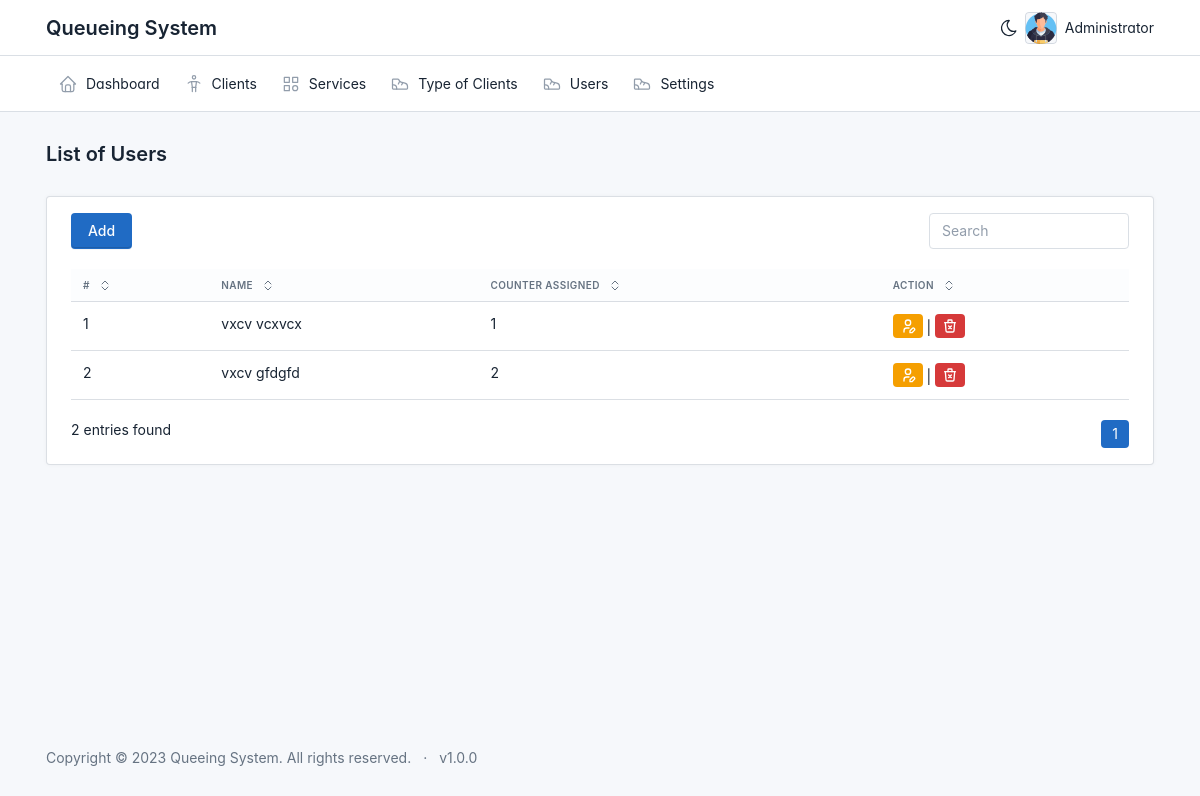
The page /admin/users.php (signed in) on the database its author committed.
### tables this page shows
CREATE TABLE IF NOT EXISTS `personnels` (
  `user_id` int NOT NULL AUTO_INCREMENT,
  `first_name` varchar(100) NOT NULL,
  `last_name` varchar(100) NOT NULL,
  `username` varchar(100) NOT NULL,
  `password` varchar(100) NOT NULL,
  `counter` int NOT NULL,
  PRIMARY KEY (`user_id`)
);

### admin/users.php (the view, shortened to what this page needs)
<?php
include '../drivers/connection.php';
?>
<!DOCTYPE html>
<html lang="en">
<?php include '../static/nav/head.php' ?>
<body>
  <div class="page">
    <?php include '../static/nav/topbar.php' ?>
    <?php include '../static/nav/navbar.php' ?>
    <div class="page-wrapper">
      <div class="page-header d-print-none">
        <div class="container-xl">
          <div class="row g-2 align-items-center">
            <div class="col">
              <h2 class="page-title">List of Users</h2>
            </div>
          </div>
        </div>
      </div>
      <div class="page-body">
        <div class="container-xl">
          <div class="card">
            <div class="card-body">
              <div id="listjs">
                <div class="d-flex align-items-center justify-content-between">
                  <button type="button" class="btn btn-primary add">Add</button>
                  <div class="flex-shrink-0">
                    <input class="form-control listjs-search" id="search-input" placeholder="Search" style="max-width: 200px;" />
                  </div>
                </div>
                <br>
                <div id="table-default" class="table-responsive">
                  <table class="table" id="tables">
                    <thead>
                      <tr>
                        <th>
                          <button class="table-sort" data-sort="sort-id">
                            #
                          </button>
                        </th>
                        <th>
                          <button class="table-sort" data-sort="sort-name">
                            Name
                          </button>
                        </th>
                        <th>
                          <button class="table-sort" data-sort="sort-dob">
                            Counter Assigned
                          </button>
                        </th>
                        <th>
                          <button class="table-sort">
                            Action
                          </button>
                        </th>
                      </tr>
                    </thead>
                    <tbody class="table-tbody">
                      <?php
                      $sql = "SELECT
                              CONCAT(last_name, ' ', first_name) AS fname,
                              counter,
                              user_id
                          FROM
                              personnels
                          ORDER BY
                              counter ASC";
                      $rs = $conn->query($sql);
                      $i = 1;
                      foreach ($rs as $rows) { ?>
                        <tr>
                          <td><?php echo $i++; ?></td>
                          <td><?php echo $rows['fname'] ?></td>
                          <td>
                            <?php echo $rows['counter'] ?>
                          </td>
                          <td>
                            <a href="#" class="badge bg-yellow edit">
                            </a> |
                            <a href="#" class="badge bg-red delete">
                            </a>
                          </td>
                        </tr>
                      <?php } ?>
                    </tbody>
                  </table>
                  <br>
                  <div class="btn-toolbar">
                    <p class="mb-0" id="listjs-showing-items-label">Showing 0 items</p>
                    <ul class="pagination ms-auto mb-0"></ul>
                  </div>
                </div>
              </div>
            </div>
          </div>
        </div>
      </div>
      <?php include '../static/nav/footer.php'; ?>
    </div>
  </div>
</body>
</html>

### static/nav/head.php (style rules this page uses)
:root { --tblr-font-sans-serif: "Inter Var", -apple-system, BlinkMacSystemFont, San Francisco, Segoe UI, Roboto, Helvetica Neue, sans-serif; }
body { font-feature-settings: "cv03", "cv04", "cv11"; }

### rows shown on the page
personnels: fname "vxcv vcxvcx", counter "1"
personnels: fname "vxcv gfdgfd", counter "2"

### other values the page prints
$_SESSION['name'] "Administrator"
